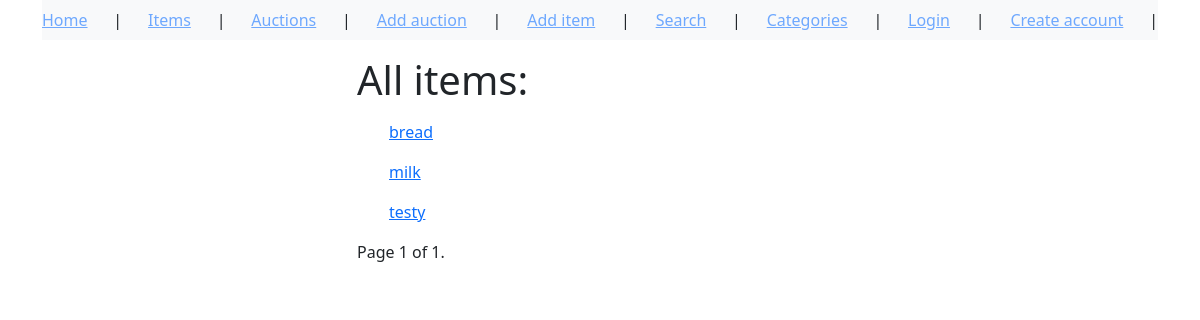
Before: /items/ with the older database file.
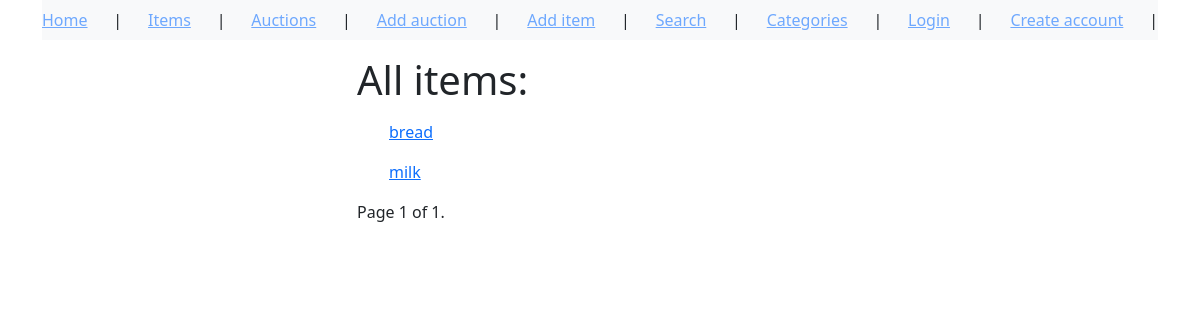
After: the same page with the newer database file.
### auctions/models.py (models this page shows, shortened)
class Item(models.Model):
    name = models.CharField(max_length=64)
    description = models.TextField()
    image = models.ImageField(null=True,
                            blank=True,
                            upload_to='images/')
    category = models.ForeignKey(Category, on_delete=models.CASCADE)
    creator = models.ForeignKey(User, on_delete=models.CASCADE, null=True, blank=True)
    id = models.UUIDField(
        default=uuid.uuid4,
        unique=True,
        primary_key=True,
        editable=False
    )

### auctions/views.py (the view)
# urls.py: path('items/', auctions.ItemsList.as_view()),
class ItemsList(ListView):
    model = Item
    paginate_by = 10

### templates/auctions/item_list.html (shortened to what this page needs)
{% extends 'auctions/base_template.html' %}
{% block content %}
<p><h1>All items:</h1></p>
{% for item in item_list %}
<ul>
 <a href="/items/{{ item.id }}">  {{ item.name }}</a><br>
</ul>
{% endfor %}
<div class="pagination">
    <span class="step-links">
        <span class="current">
            Page {{ page_obj.number }} of {{ page_obj.paginator.num_pages }}.
        </span>
    </span>
</div>
{% endblock %}

Changed rows visible on the page:
removed Item: name "testy"
